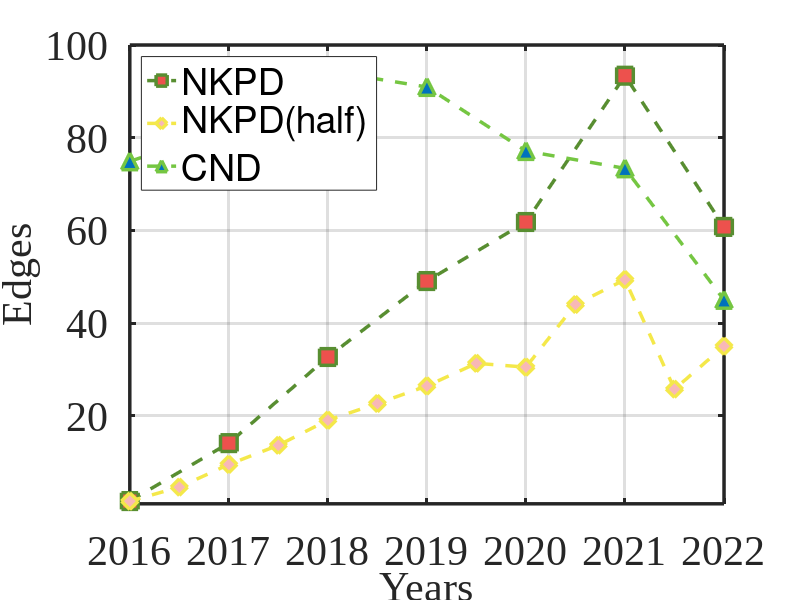

The MATLAB source for this figure:
clc
clear
%% Import data
% data = xlsread('trans_data/data.xlsx');
years = [2016, 2017, 2018, 2019, 2020, 2021, 2022];
years2 = [2015.5, 2016, 2016.5, 2017, 2017.5, 2018, 2018.5, 2019, 2019.5, 2020, 2020.5, 2021, 2021.5, 2022];
years3 = [2016, 2017, 2018, 2019, 2020, 2021, 2022];
edges = [1.5918, 14.0941, 32.6789, 49.066, 61.8044, 93.3749, 60.7477];
edges2 = [0.0281, 1.5637, 4.5997, 9.4944, 13.6327, 19.0455, 22.6418, 26.4242, 31.3136, 30.4901, 44.0039, 49.3712, 25.7430, 35.0048];
edges3 = [74.8910, 82.0418, 94.3926, 90.9394, 77.1157, 73.3837, 45.0061];
% edges = [15918, 140941, 326789, 490660, 618044, 933749, 607477]
%% Parameter setting
fontSize = 30;
lineWidthBox = 2.5;
lineWidth = 2.5;
symbol = ['s','d','^','v','>','<','x','x','s','d'];
% symbol = ['d','d','d','d','d','d','d','d','d'];
markerSize = 12;
pictureSize = [200,200,950,650];
fileName = "f1.esp";
pictureResolution = '-r600';
color = [[237 81 77]/255;[248 184 182]/255;[117 198 66]/255;[88 142 49]/255;[244 232 74]/255;[0.0 0.4470 0.7411];[95 214 251]/255;[179 215 219]/255];
coordinateRange = [[2016 2022];[1 100]];
xLabel = 'Years';
yLabel = 'Edges'
%% plot
% figure
hold on
box on
grid on
set(gca,'LineWidth',lineWidthBox)
for i=1:1
    plot(years,edges,'--','Color',color(i+3,:),'LineWidth',lineWidth,'Marker',symbol(1,i),'MarkerSize',markerSize,'MarkerFaceColor',color(i,:));
    plot(years2,edges2,'--','Color',color(i+4,:),'LineWidth',lineWidth,'Marker',symbol(1,i+1),'MarkerSize',markerSize,'MarkerFaceColor',color(i+1,:));
    plot(years3,edges3,'--','Color',color(i+2,:),'LineWidth',lineWidth,'Marker',symbol(1,i+2),'MarkerSize',markerSize,'MarkerFaceColor',color(i+5,:));
  end
legend('NKPD', 'NKPD(half)', 'CND', 'bispm', 'sesp', 'gae', 'lgae', 's-danmf', 'Location', 'northwest');
% legend('boxoff')
set(gca,'XLim',coordinateRange(1,:),'YLim',coordinateRange(2,:));
set(gca,'FontName','Times New Roman','FontSize',fontSize)
set(gcf,'Position',pictureSize)
xlabel(xLabel,'FontName','Times New Roman','FontSize',fontSize);
ylabel(yLabel,'FontName','Times New Roman','FontSize',fontSize);
% xticks(15:20:75)
% yticks(50:10:100)
